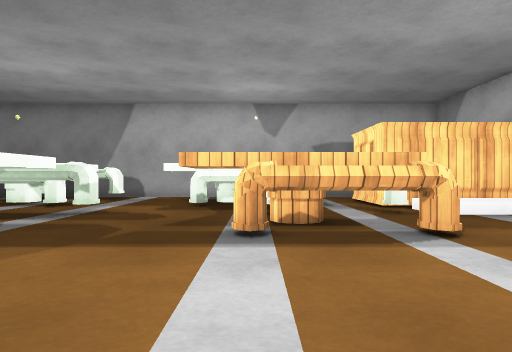
View 1 (above)

24 first-person views from a walk through a Unity game level. The camera is 0.48 m above the floor, looks level and sees 70° across. The floor is counted in squares, 0.5 m on a side. Each view is taken from the middle of a square. On the plan, view 1 faces up. The plan holds only what a view shows up to about 13 squares ahead; the rest is blank. The player character is not drawn. Surface patterns are stand-ins for the level's own textures.

View 2
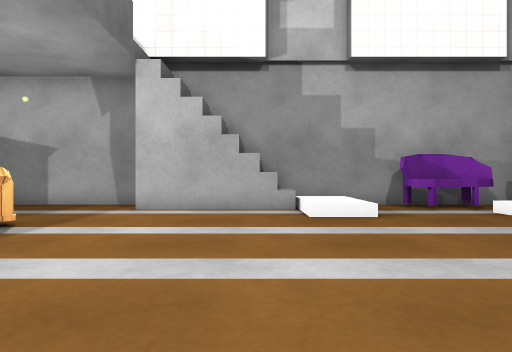

View 3
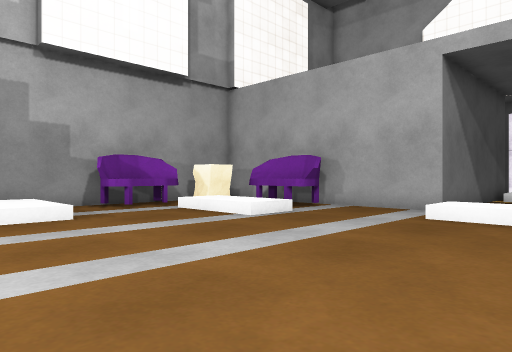

View 4
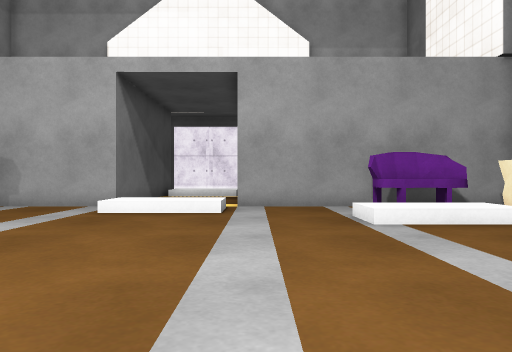

View 5
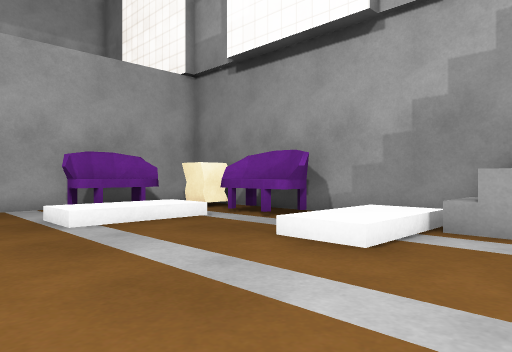

View 6
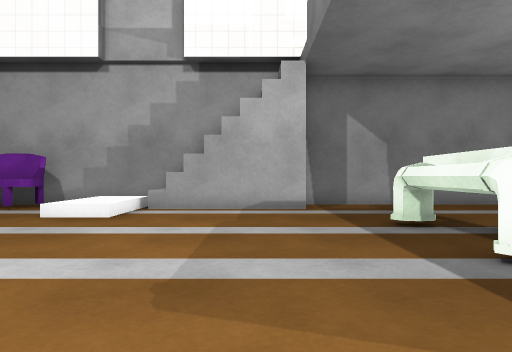

View 7
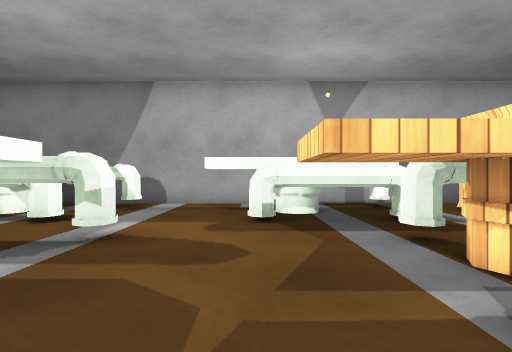

View 8
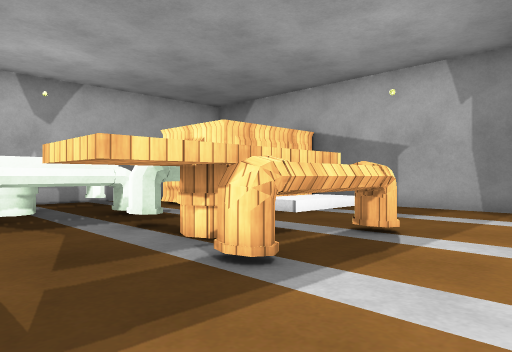

View 9
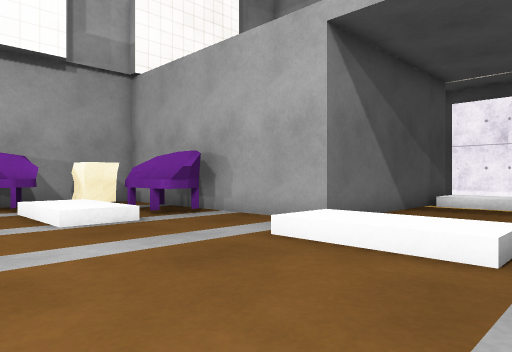

View 10
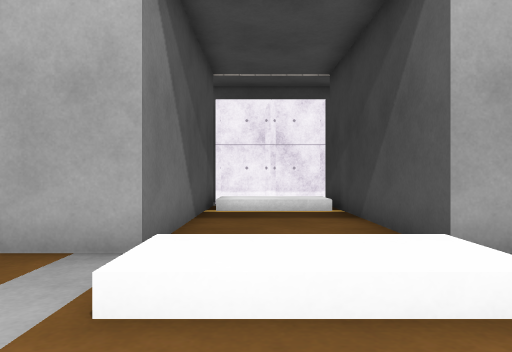

View 11
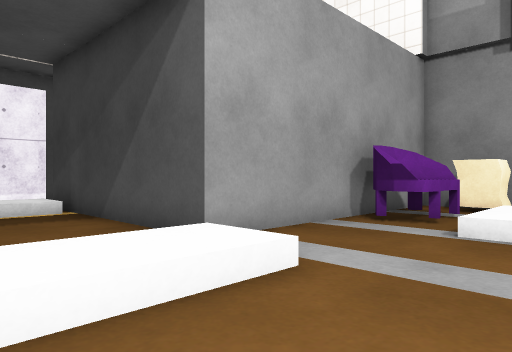

View 12
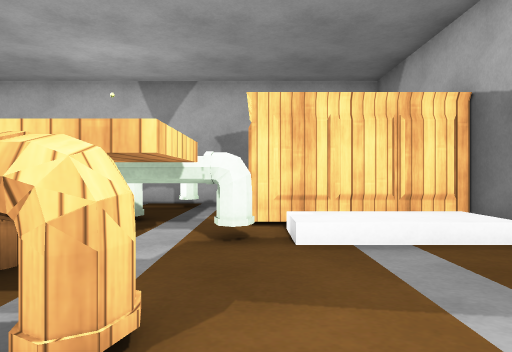

View 13
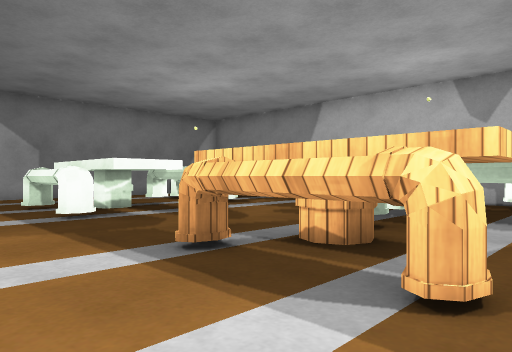

View 14
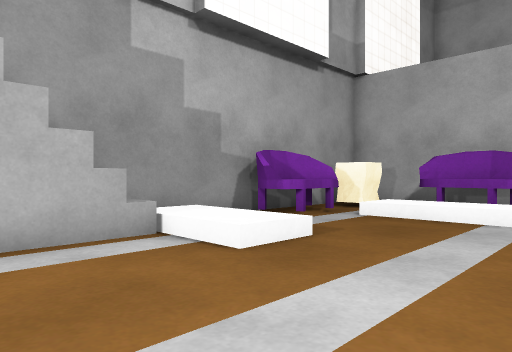

View 15
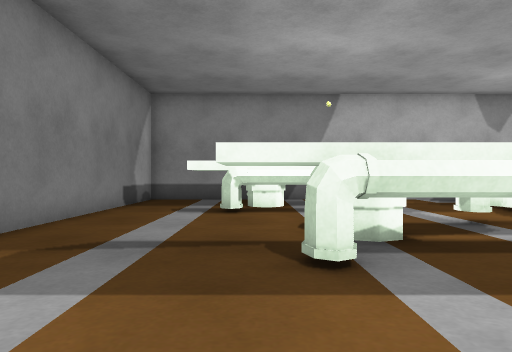

View 16
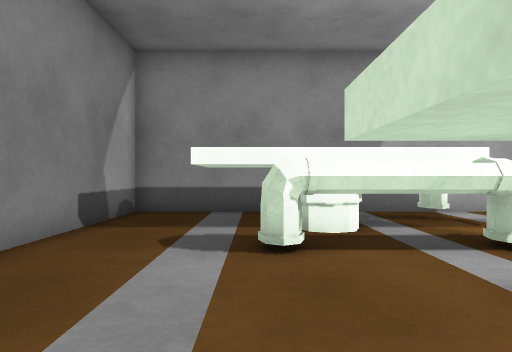

View 17
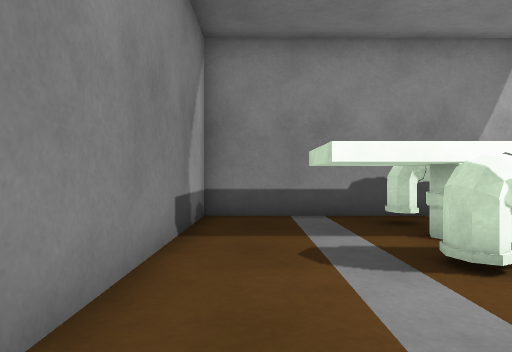

View 18
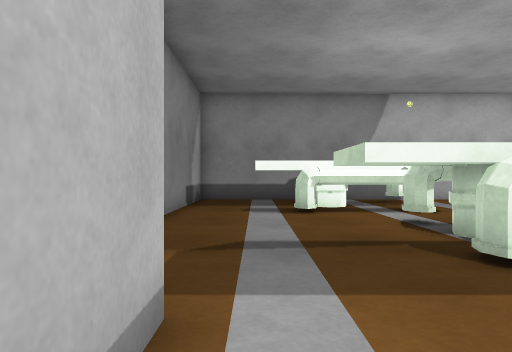

View 19
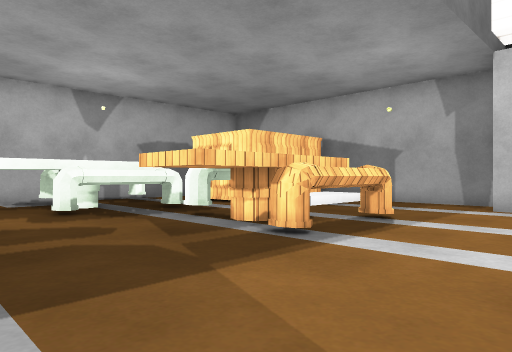

View 20
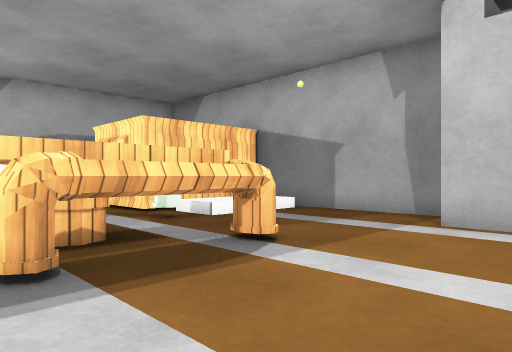

View 21
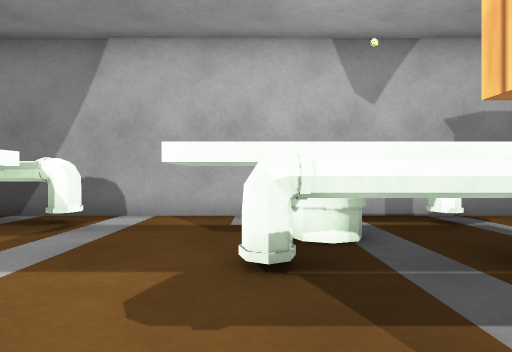

View 22
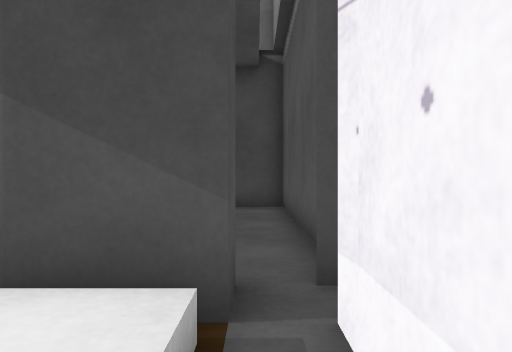

View 23
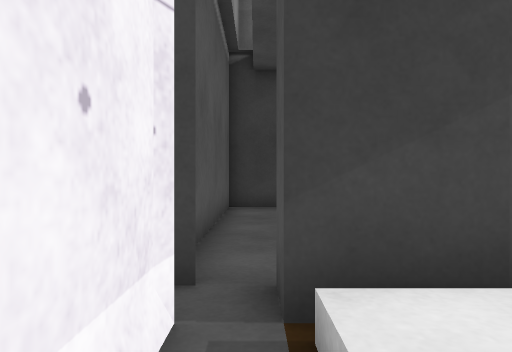

View 24
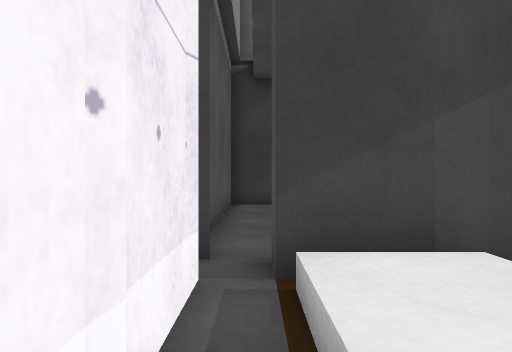

### Floor plan
Key: @ floor where view 1 was taken; # wall or solid block; x gap in a wall; . main floor; : floor 0.15 m higher than the main floor; / step, stairs or slope; = window, fence, low wall or low ledge; ^ raised ledge; T table; H thing the floor can be seen under or through; S sofa.
Columns run from 13 left of view 1 to 8 right of it. Each row starts with its distance up from view 1.
 17 ###################
 16 #...^^^^....x^^x...
 15 #..^^^^^..^^#^^#.T
 14 #.^ ^^^...^ ^^^..T
 13 #.^^^^^...^^^^^..T
 12 #..#..x....^^^#..T
 11 #................TTTT#
 10 #....HHHH....#^^^x:::#
  9 #...^^HHH...TTHHHH///#
  8 #...^^^ ^...TTTTT....#
  7 #...^^^^^...TTTTT....#
  6 #....#..#....TTTT....#
  5 #....................#
  4 ##..................##
  3  #..................#
  2  #..................#
  1 ##..................##
  0 #=...........@......=#
 -1 #:::..............:::#
 -2 #///..............///#
 -3 #....................#
 -4 #SS.................S#
 -5 #SS///..........///.S#
 -6 #S.:::..........:::.S#
 -7 #^.///..........///.^#
 -8 ^^SSSS.../::/...SSSx^#
 -9 # SSS....////...SSS..
-10 #########.   ########
-11         #....#
-12         #....#
-13         #....#
-14         #....#
-15         #////#
-16 #       #/::/#       #
-17 #.......x....x.......#
-18 ######################

Where each view was taken, in squares from view 1:
view 1: 0 up, 0 right, facing up
view 2: 1 up, 4 left, facing right
view 3: 1 up, 4 left, facing down-right
view 4: 2 up, 5 left, facing down
view 5: 2 up, 5 left, facing down-left
view 6: 3 up, 1 left, facing left
view 7: 4 up, 2 left, facing up
view 8: 3 up, 3 left, facing up-right
view 9: 3 down, 5 left, facing down-right
view 10: 5 down, 2 left, facing down
view 11: 5 down, 1 left, facing down-left
view 12: 4 up, 4 right, facing up
view 13: 3 up, 4 right, facing up-left
view 14: 3 up, 1 right, facing down-right
view 15: 2 up, 9 left, facing up
view 16: 7 up, 10 left, facing up
view 17: 8 up, 12 left, facing up
view 18: 2 up, 11 left, facing up
view 19: 2 up, 5 left, facing up-right
view 20: 2 up, 1 left, facing up-right
view 21: 8 up, 2 left, facing up
view 22: 17 down, 3 left, facing right
view 23: 17 down, 2 left, facing left
view 24: 17 down, 1 left, facing left
